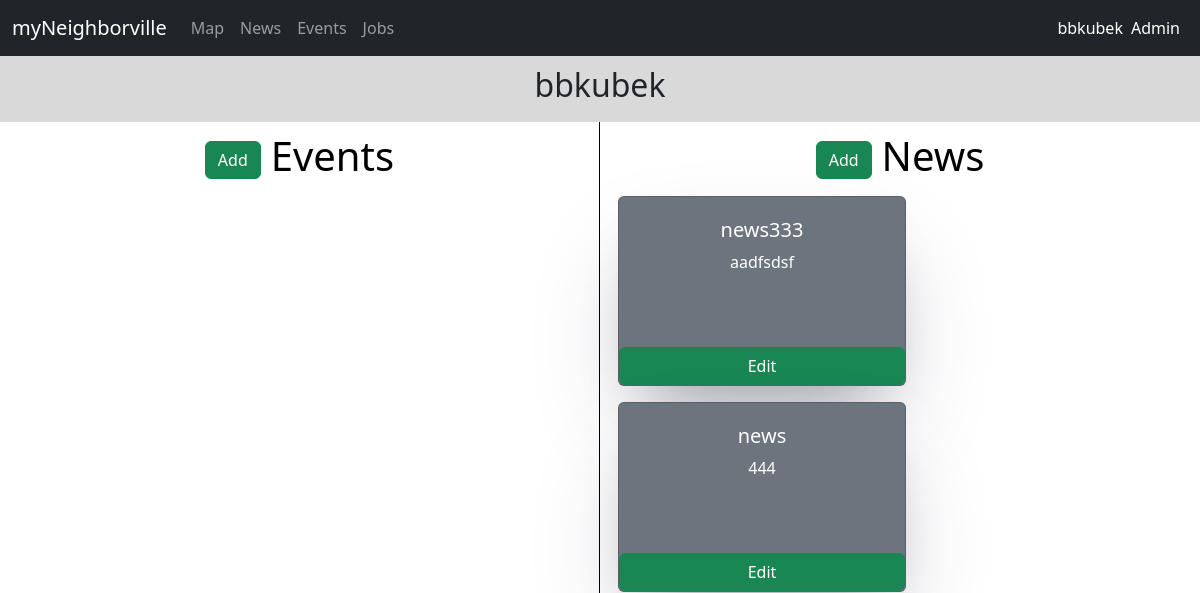
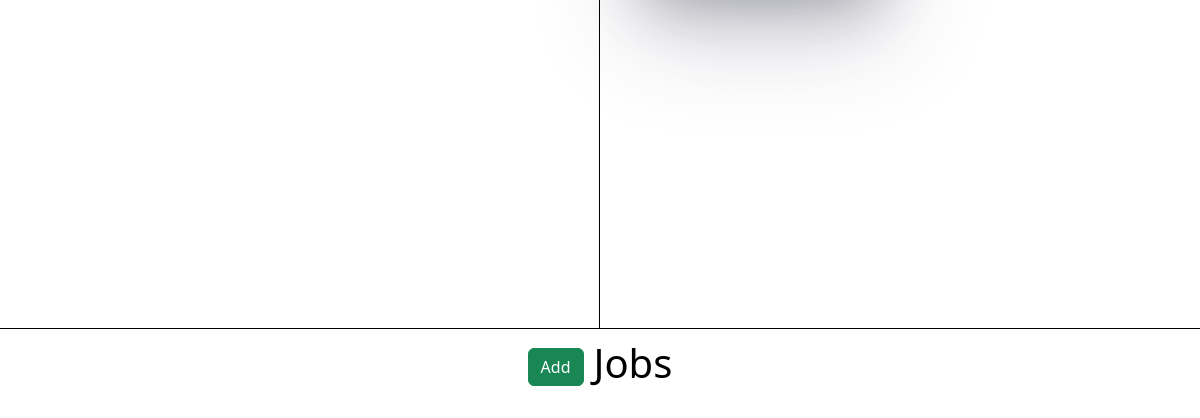
Before: /profile/bbkubek (signed in) with the older database file (2 pictures, top to bottom).
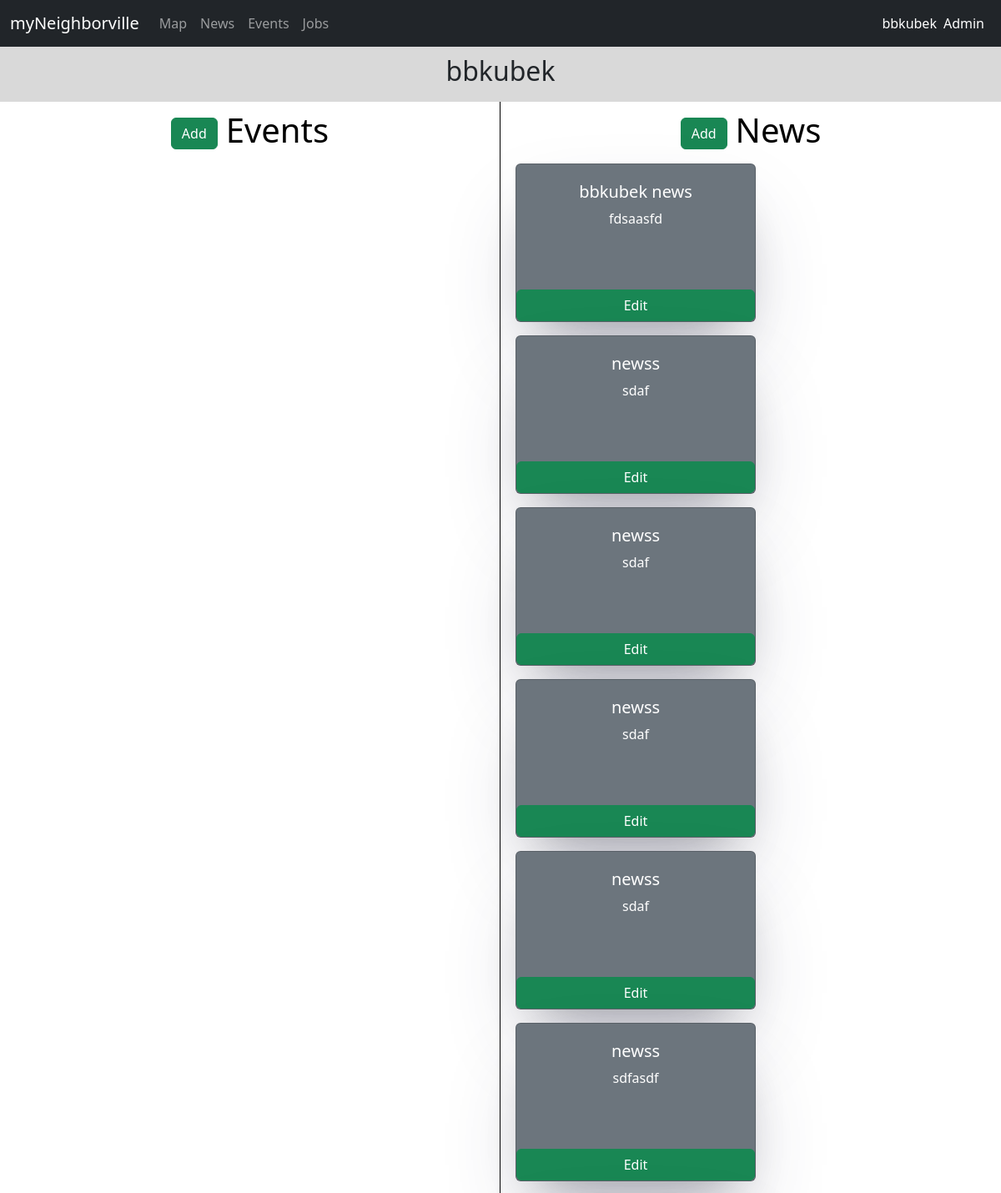
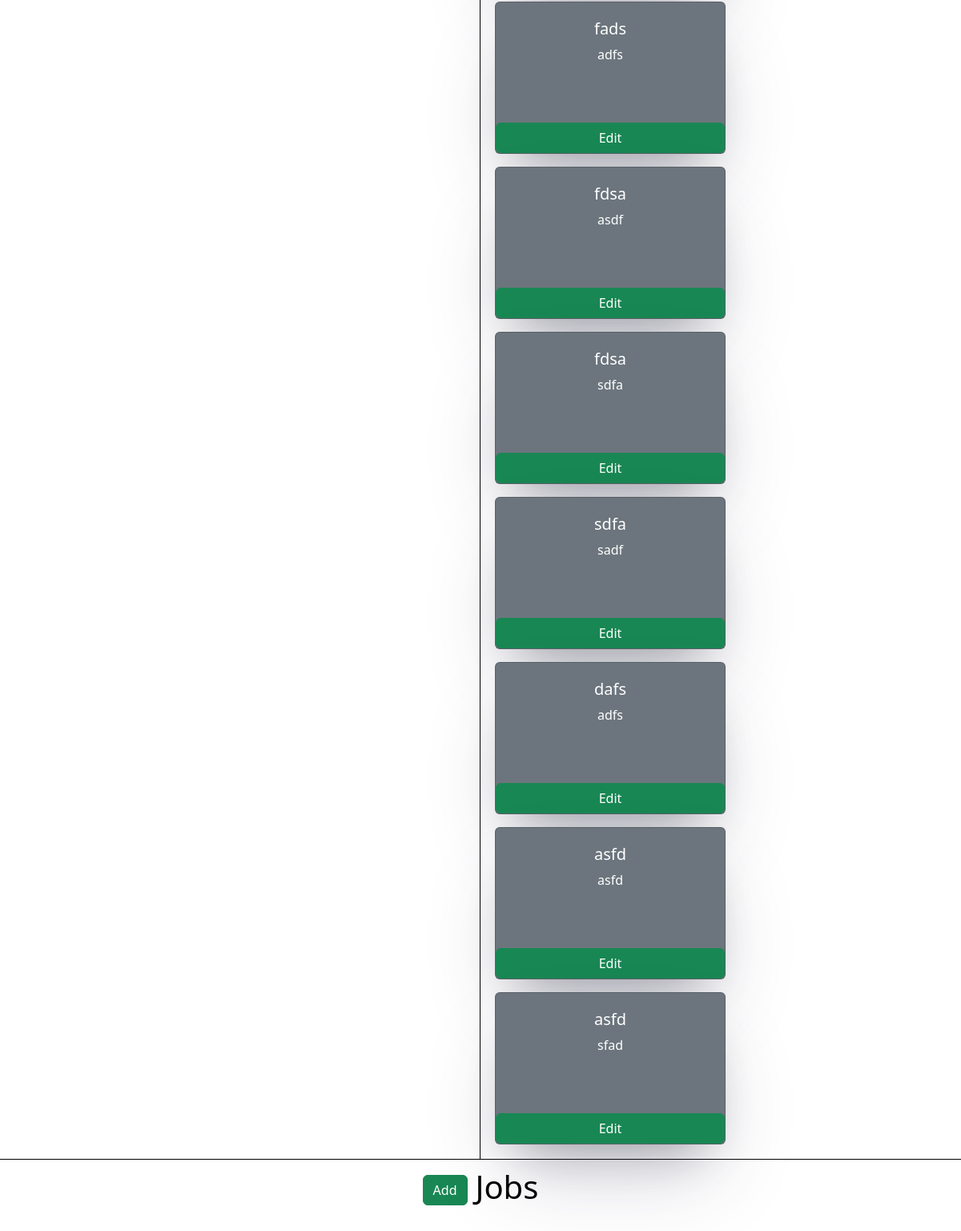
After: the same page with the newer database file (2 pictures, top to bottom).
### website/models.py (models this page shows, shortened)
class News(models.Model):
    userId = models.IntegerField()
    title = models.CharField(max_length=100)
    description = models.TextField(max_length=10000)
    createdAtDate = models.DateTimeField()
    location = models.CharField(max_length=100)
    markerId = models.IntegerField(null=True, blank=True)

### website/views.py (the view)
# urls.py: path('profile/<str:nick>', views.profile, name='profile'),
@login_required
def profile(request, nick):
    currentUser = User.objects.get(username=nick)
    currentWebsiteUser = WebsiteUser.objects.get(user=currentUser)
    userEvents = Event.objects.filter(userId=currentWebsiteUser.id).order_by('id')
    userNews = News.objects.filter(userId=currentWebsiteUser.id)
    userJobs = Job.objects.filter(userId=currentWebsiteUser.id)
    request.session["currentWebsiteUser"] = currentWebsiteUser.user.username
    context = {
        'currentUser': currentWebsiteUser,
        'userEvents': userEvents,
        'userNews': userNews,
        'userJobs': userJobs,
    }
    return render(request, 'profile.html', context)

### templates/profile.html (shortened to what this page needs)
{% extends 'base.html' %}
{% load static %}
{% block head %}
<link rel="stylesheet" href="{% static 'css/profile.css' %}">
{% endblock %}
{% block main %}
    <div class="d-flex flex-wrap">
        <div id="baner" class="d-flex justify-content-center align-items-center gap-3">
            <h2>{{currentUser.user.username}}</h2>
        </div>
        <div id="lewy">
            <span style="display: flex; align-items: center; justify-content: center; gap: 10px;">
                {% if request.user.id == currentUser.id %}
                <a class="btn btn-success" href="/add_event">Add</a>
                {% endif %}
                <h1>Events</h1>
            </span>
        </div>
        <div id="prawy">
            <span style="display: flex; align-items: center; justify-content: center; gap: 10px;">
                {% if request.user.id == currentUser.id %}
                <a class="btn btn-success" href="/add_news">Add</a>
                {% endif %}
                <h1>News</h1>
            </span>
            <div id="prawy-content">
                {% for news in userNews %}
                <div onclick="location.href='/news/{{news.id}}';" class="news card text-center text-bg-secondary m-2" style="width: 18rem;">
                    <div class="card-body">
                      <h5 class="card-title">{{news.title}}</h5>
                      <p class="card-text">{{news.description}}</p>
                    </div>
                    {% if request.user.id == news.userId %}
                    <a href="/news/edit_news/{{news.id}}" class="btnedit btn btn-success">Edit</a>
                    {% endif %}
                </div>
                {% endfor %}
            </div>
        </div>
        <div id="dolny">
            <span style="display: flex; align-items: center; justify-content: center; gap: 10px;">
                {% if request.user.id == currentUser.id %}
                <a class="btn btn-success" href="/add_job">Add</a>
                {% endif %}
                <h1>Jobs</h1>
            </span>
        </div>
    </div>
{% endblock %}

Changed rows visible on the page:
removed News: title "news333", description "aadfsdsf"
removed News: title "news", description "444"
added News: title "bbkubek news", description "fdsaasfd"
added News: title "newss", description "sdaf"
added News: title "newss", description "sdaf"
added News: title "newss", description "sdaf"
added News: title "newss", description "sdaf"
added News: title "newss", description "sdfasdf"
added News: title "fads", description "adfs"
added News: title "fdsa", description "asdf"
added News: title "fdsa", description "sdfa"
added News: title "sdfa", description "sadf"
added News: title "dafs", description "adfs"
added News: title "asfd", description "asfd"
added News: title "asfd", description "sfad"
